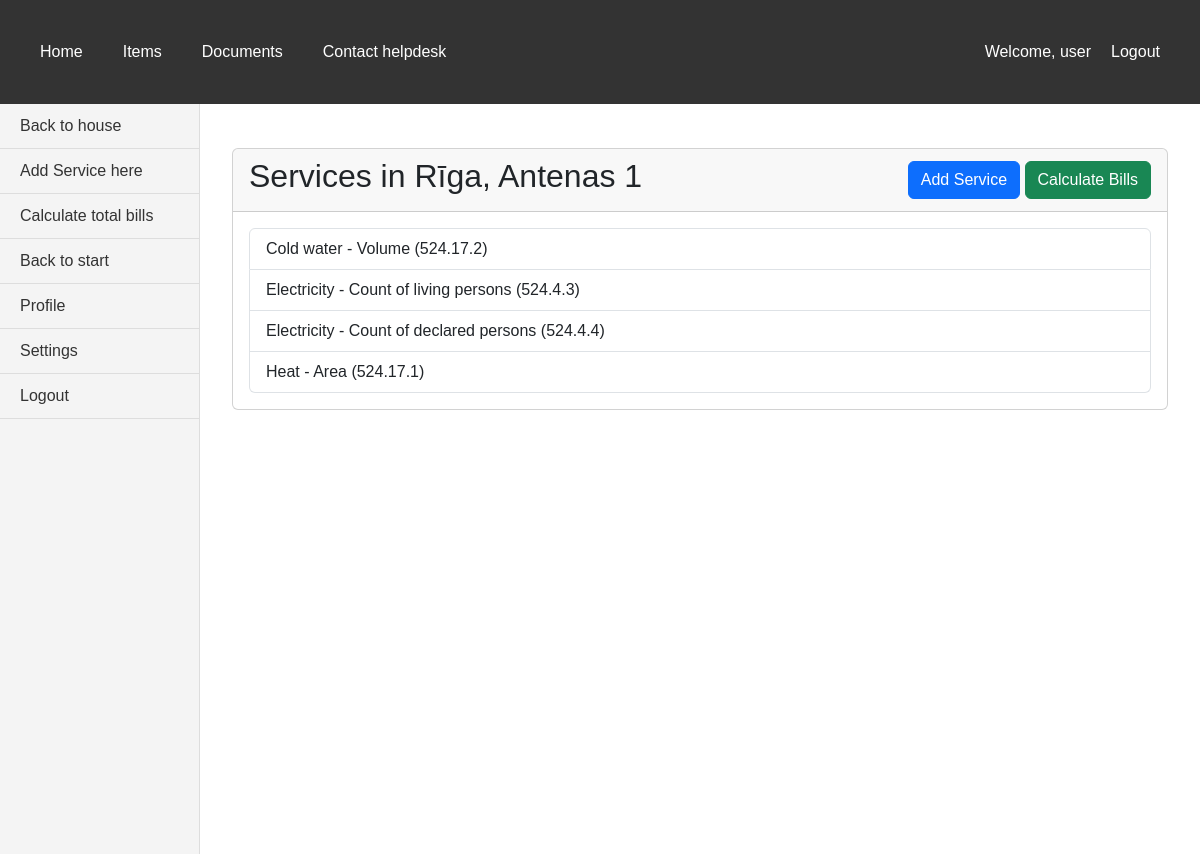
The app's page /bills/houses/11/services/ (signed in) with its own data.
### bills/models.py (models this page shows, shortened)
class House(models.Model):
    CALCULATION_CHOICES = [
        ('volume', 'Volume'),
        ('object_count', 'Object count'),
        ('part_of_house', 'Part of house'),
        ('living_person_count', 'Living person count'),
        ('declared_person_count', 'Declared person count'),
    ]
    CHOICES_WATER_DIFFERENCE_CALCULATION = [
        (None, 'Select water difference calculation method'),
        ('object_count', 'Object count'),
        ('last_month_consumption', 'Last month consumption'),
        ('last_3_months_consumption', 'Last 3 months consumption'),
        ('part_of_house', 'Part of house'),
        ('living_person_count', 'Living person count'),
        ('declared_person_count', 'Declared person count'),
        ('room_wo_person', 'Room without person'),
        ]
    address = models.CharField(max_length=50, validators=[
        MinLengthValidator(6, 'Must be at least 6 characters'),
        MaxLengthValidator(50, 'Max length is 50 characters')
    ])
    apartment_count = models.IntegerField(validators=[MinValueValidator(0, 'Can not be negative number')])
    area_of_apartments_total = models.IntegerField(validators=[MinValueValidator(0, 'Can not be negative number')])
    area_of_apartments_heated_total = models.IntegerField("Total heated area of apartments", validators=[MinValueValidator(0, 'Can not be negative number')])
    living_person_count = models.IntegerField("Count of living persons", validators=[MinValueValidator(0, 'Can not be negative number')])
    declared_person_count = models.IntegerField("Count of declared persons", validators=[MinValueValidator(0, 'Can not be negative number')])
    area_total = models.IntegerField(validators=[MinValueValidator(0, 'Can not be negative number')])
    water_calculation_type_1 = models.CharField(max_length=30, choices=CALCULATION_CHOICES, default='volume')
    water_calculation_type_2 = models.CharField(max_length=30, choices=CALCULATION_CHOICES, default='living_person_count')
    water_difference_calculation = models.CharField(max_length=30, choices=CHOICES_WATER_DIFFERENCE_CALCULATION, default='object_count')
    waste_calculation_type = models.CharField(max_length=30, choices=CALCULATION_CHOICES, default='living_person_count')
    waste_water_calculation_type = models.CharField(max_length=30, choices=CALCULATION_CHOICES, default='living_person_count')
    norm_for_person = models.DecimalField(max_digits=10, decimal_places=2, default=0)
    def __str__(self):
        return str(self.address)

class Service(models.Model):
    house = models.ForeignKey(House, on_delete=models.CASCADE, default=None)
    NAME_CHOICES = [(None, 'Select service'), ('cold_water', 'Cold water'), ('electricity', 'Electricity'), ('hot_water', 'Hot water'), ('heat', 'Heat'), ('other', 'Other')]
    name = models.CharField(max_length=30, choices=NAME_CHOICES, validators=[MinLengthValidator(3, 'Must be at least 3 characters')])
    provider = models.ForeignKey(Provider, on_delete=models.PROTECT, default=None)
    CHOICES = [
        ('object_count', 'Count of objects (524.4.1)'),
        ('part_of_house', 'Part of house (524.4.2)'),
        ('living_person_count', 'Count of living persons (524.4.3)'),
        ('declared_person_count', 'Count of declared persons (524.4.4)'),
        ('area', 'Area (524.17.1)'),
        ('heated_area', 'Heated area'),
        ('volume', 'Volume (524.17.2)'),
        ('one_time_payment', 'One time payment'),
    ]
    service_type = models.CharField(max_length=30, choices=CHOICES)
    measuring_units = models.CharField(max_length=15, validators=[
        MinLengthValidator(1, 'Must be at least 1 character')
    ])
    price_per_unit = models.DecimalField(max_digits=10, decimal_places=2)

### bills/views.py (the view)
# urls.py: path("houses/<int:house_id>/services/", views.houses_services, name='services_by_house'),
@login_required
def houses_services(request, house_id):
    house = get_object_or_404(House, id=house_id)
    house_services = Service.objects.filter(house=house).order_by('name')
    return render(request, 'bills/services_by_house.html', {'house': house, 'house_services': house_services})

### bills/templates/bills/services_by_house.html (shortened to what this page needs)
{% extends 'base.html' %}
{% block sidebar %}
<aside class="vertical-menu">
    <a href="{% url 'house_update' house.id %}">Back to house</a>
    <a href="{% url 'add_service_here' house.id %}">Add Service here</a>
    <a href="{% url 'total_bills' house.id %}">Calculate total bills</a>
    <a href="{% url 'index' %}">Back to start</a>
    <a href="#">Profile</a>
    <a href="#">Settings</a>
    <a href="#">Logout</a>
</aside>
{% endblock %}
{% block content %}
<div class="container mt-4">
    <div class="card">
        <div class="card-header d-flex justify-content-between align-items-center">
            <h2>Services in {{ house }}</h2>
            <div>
                <a href="{% url 'add_service_here' house.id %}" class="btn btn-primary">Add Service</a>
                <a href="{% url 'total_bills' house.id %}" class="btn btn-success">Calculate Bills</a>
            </div>
        </div>
        <div class="card-body">
            {% if house_services %}
                <div class="list-group">
                    {% for item in house_services %}
                        <a href="{% url 'service_update' house.id item.pk %}" class="list-group-item list-group-item-action">
                            {{ item.get_name_display }} - {{ item.get_service_type_display }}
                        </a>
                    {% endfor %}
                </div>
            {% else %}
                <div class="alert alert-info">
                    No services found in this house.
                </div>
            {% endif %}
        </div>
    </div>
</div>
{% endblock %}

### bills/templates/base.html (shortened to what this page needs)
<!DOCTYPE html>
{% load static %}
<html lang="en">
<head>
    <link href="https://cdn.jsdelivr.net/npm/bootstrap@5.3.0/dist/css/bootstrap.min.css" rel="stylesheet">
    <link rel="stylesheet" href="{% static 'css/styles.css' %}">
</head>
<body>
    <nav class="horizontal-menu">
        <div class="nav-left">
            <a class="nav-item nav-link" href="{% url 'index' %}">Home</a>
            {% if user.is_superuser %}
            <a class="nav-item nav-link" href="{% url 'items' %}">Items</a>
            {% endif %}
            <a href="#">Documents</a>
            <a href="#">Contact helpdesk</a>
        </div>
        <div class="nav-right">
            {% if user.is_authenticated %}
                <span class="nav-item nav-link">Welcome, {{ user.username }}</span>
                <a class="nav-item nav-link" href="{% url 'logout' %}">Logout</a>
            {% else %}
                <a class="nav-item nav-link" href="{% url 'login' %}">Login</a>
            {% endif %}
        </div>
    </nav>
    <div class="content-wrapper">
        {% block sidebar %}{% endblock %}
        <main class="main-content">
            {% block content %}{% endblock %}
        </main>
    </div>
</body>
</html>

### static/css/styles.css (style rules this page uses)
body { margin: 0; font-family: Arial, sans-serif; display: flex; flex-direction: column; }
.horizontal-menu { background-color: #333; color: white; display: flex; padding: 20px; margin: 0; justify-content: space-between; align-items: center; }
.nav-left { display: flex; }
.nav-right { display: flex; align-items: center; }
.horizontal-menu a { color: white; padding: 20px; text-decoration: none; text-align: center; }
.content-wrapper { display: flex; flex: 1; }
.vertical-menu { width: 200px; background-color: #f4f4f4; padding: 0; margin: 0; border-right: 1px solid #ddd; display: flex; flex-direction: column; min-height: calc(100vh - 50px); }
.vertical-menu a { padding: 10px 20px; text-decoration: none; color: #333; border-bottom: 1px solid #ddd; }
.main-content { flex: 1; padding: 20px; }

### records on screen
House: address "Rīga, Antenas 1"
Service: name "Cold water", service_type "Volume (524.17.2)"
Service: name "Electricity", service_type "Count of living persons (524.4.3)"
Service: name "Electricity", service_type "Count of declared persons (524.4.4)"
Service: name "Heat", service_type "Area (524.17.1)"

### other values on screen
{{ user.username }} "user"
